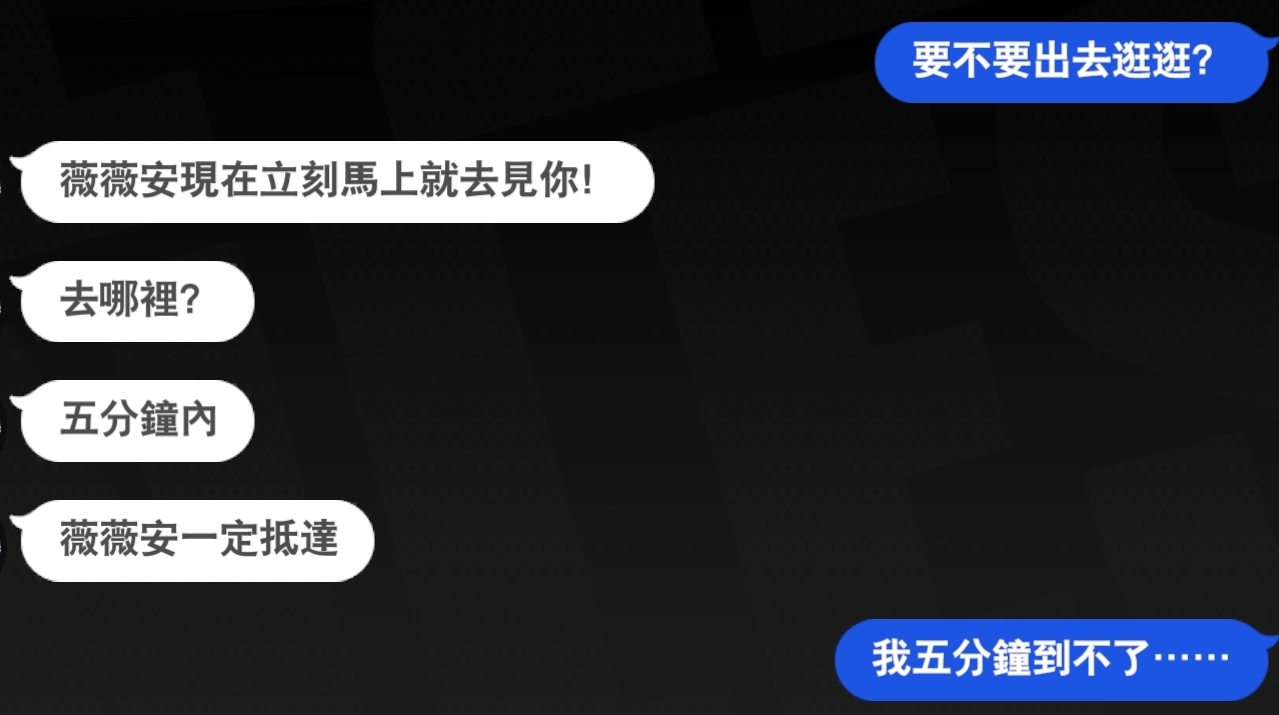
#> input picture example_chat.jpg, 1279 x 715 px, found by its file name
$ python ocr_processor.py
#> lines starting #> are read from the running program, lines starting #| are printed output that depends on the picture; after the words box and inside, x2 and y2 are one past the last pixel; in counts of white or black regions, pixels touching at a corner belong together
# image_recognition/ocr_processor.py
"""
OCR 模組 - 用於將聊天截圖轉成文字資料
支援中英混合辨識，包含基本前處理與錯誤處理
"""

import pytesseract
from PIL import Image, ImageOps, ImageFilter
import cv2
import numpy as np
import os


def preprocess_image(image_path: str, save_debug: bool = True) -> np.ndarray:
    """
    讀取圖片並進行前處理，提升 OCR 準確率。
    若 save_debug=True，會將每個步驟的圖片儲存在 ./debug_images/ 方便除錯。
    """
#> called with image_path = 'example_chat.jpg', save_debug = True
    import os

    # === 建立 debug 圖片資料夾 ===
    debug_dir = "debug_images"
    if save_debug and not os.path.exists(debug_dir):
        os.makedirs(debug_dir)

    # === 1. 讀取圖片 ===
    img = cv2.imread(image_path)
#> img is the input picture: shape (715, 1279, 3); mean B, G, R 58.1, 49.8, 46.5
    if img is None:
        raise FileNotFoundError(f"找不到圖片檔案：{image_path}")

    if save_debug:
        cv2.imwrite(os.path.join(debug_dir, "1_original.jpg"), img)

    # === 2. 灰階化 ===
    gray = cv2.cvtColor(img, cv2.COLOR_BGR2GRAY)
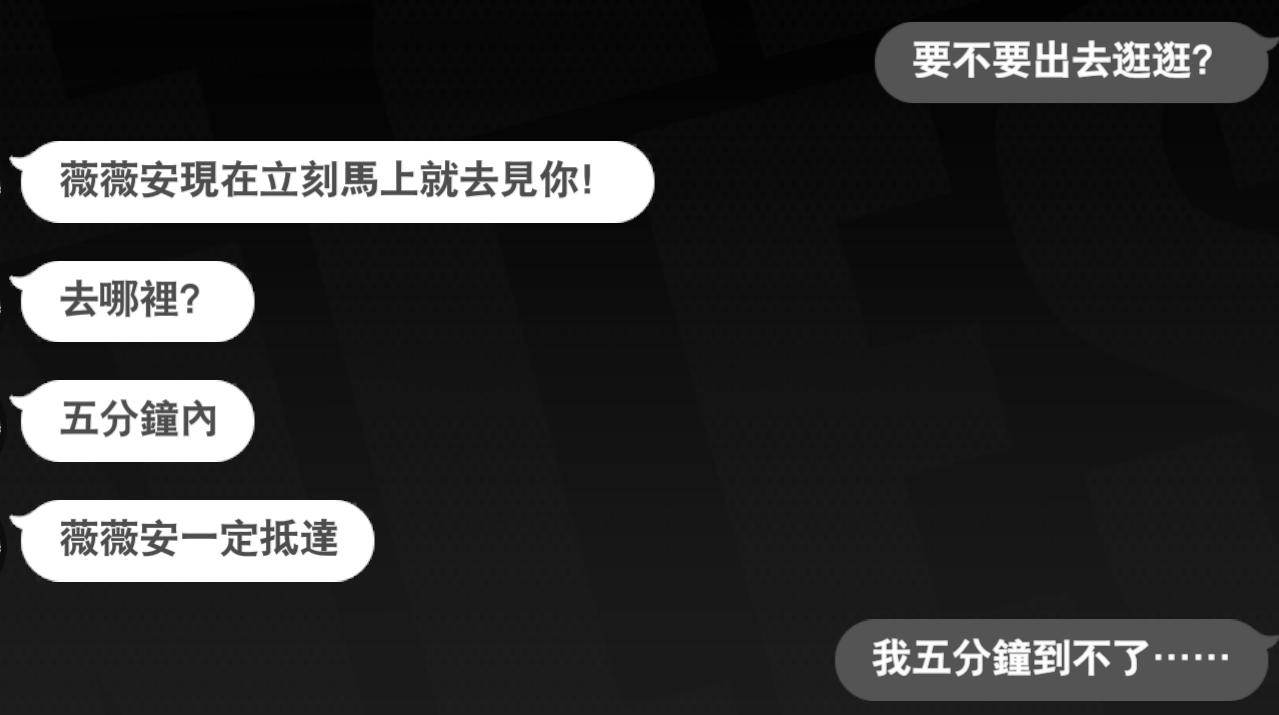
#> gray: shape (715, 1279); min 0, max 255, mean 49.8
    if save_debug:
        cv2.imwrite(os.path.join(debug_dir, "2_gray.jpg"), gray)

    # === 3. 去雜訊 ===
    blur = cv2.GaussianBlur(gray, (3, 3), 0)
    if save_debug:
        cv2.imwrite(os.path.join(debug_dir, "3_blur.jpg"), blur)

    # === 4. 自適應閾值二值化 ===
    binary = cv2.adaptiveThreshold(
        blur, 255, cv2.ADAPTIVE_THRESH_GAUSSIAN_C, cv2.THRESH_BINARY, 31, 2
    )
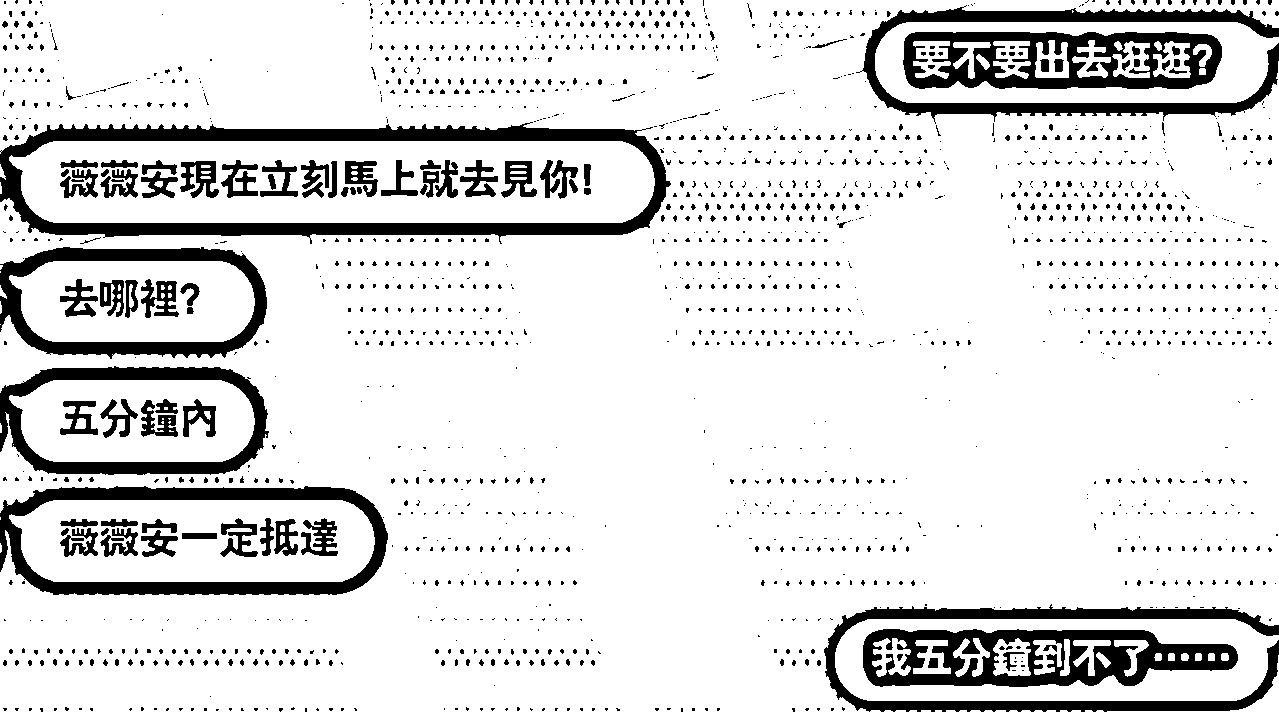
#> binary: shape (715, 1279); 86.6% white; 1703 black regions (1529 under 20 px), largest, box (x1, y1, x2, y2) and area: (0, 122, 671, 244) 17879, (863, 629, 1238, 687) 11988, (0, 486, 388, 595) 10774
    if save_debug:
        cv2.imwrite(os.path.join(debug_dir, "4_binary.jpg"), binary)

    # === 5. 去除小雜點（開運算） ===
    kernel = np.ones((1, 1), np.uint8)
    clean = cv2.morphologyEx(binary, cv2.MORPH_OPEN, kernel)
    if save_debug:
        cv2.imwrite(os.path.join(debug_dir, "5_clean.jpg"), clean)

    # === 6. 可選：自動反轉亮度（白底黑字轉黑底白字） ===
    white_ratio = np.mean(clean > 127)
#> white_ratio = 0.866
    if white_ratio > 0.5:  # 若背景太亮，反轉顏色
        clean = cv2.bitwise_not(clean)
        if save_debug:
            cv2.imwrite(os.path.join(debug_dir, "6_inverted.jpg"), clean)

    return img


def extract_text(image_path: str, lang: str = "chi_tra+eng") -> str:
    """
    使用 Tesseract OCR 進行圖片文字辨識。
    預設語言為中英文混合。
    """
    try:
        preprocessed = preprocess_image(image_path, save_debug=True)
        config = '--psm 6 --oem 3'
        print("[INFO] 開始 OCR 辨識...")
#> (the run stopped early here; a loop or call above may not have finished)
